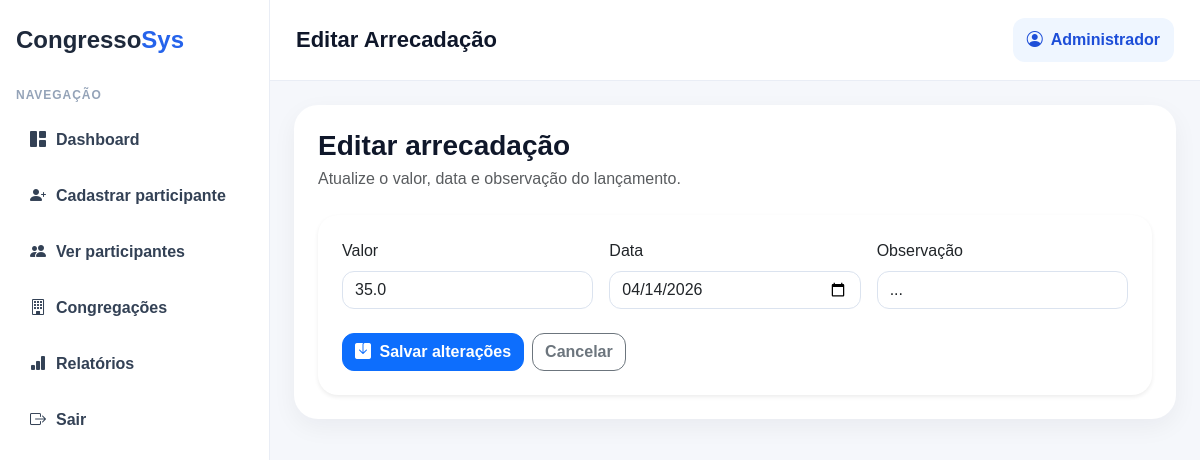
Page /arrecadacoes/1/editar (signed in) on the earlier database version.
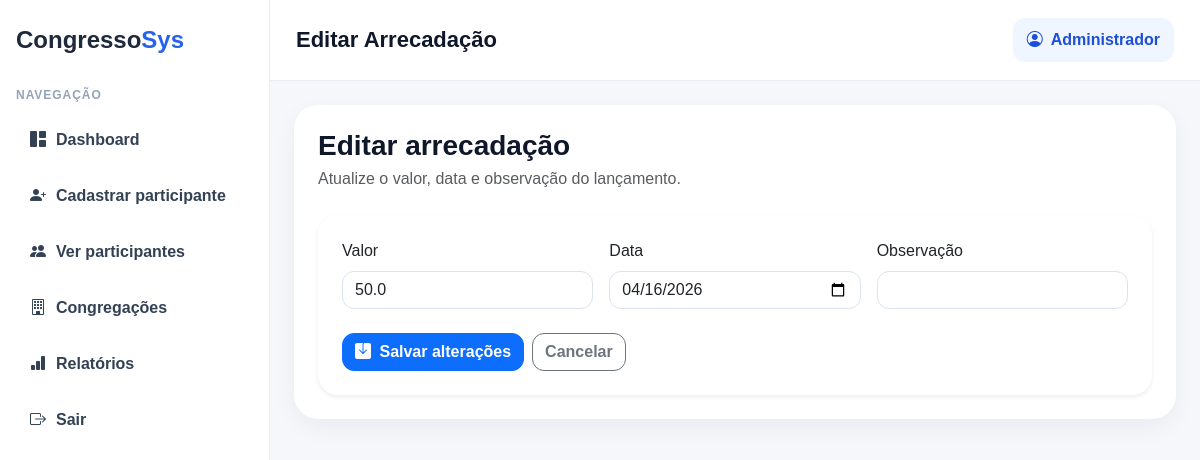
Same page on the later database version.
### tables this page shows
CREATE TABLE arrecadacoes (
            id INTEGER PRIMARY KEY AUTOINCREMENT,
            participante_id INTEGER,
            valor REAL,
            data_lancamento TEXT,
            observacao TEXT,
            FOREIGN KEY (participante_id) REFERENCES participantes(id)
        );

### app.py (the view, shortened to what this page needs)
@app.route("/arrecadacoes/<int:id>/editar", methods=["GET", "POST"])
def editar_arrecadacao(id):
    if "user_id" not in session:
        return redirect("/login")
    conn = get_db()
    arrecadacao = conn.execute("""
        SELECT * FROM arrecadacoes
        WHERE id = ?
    """, (id,)).fetchone()
    if not arrecadacao:
        conn.close()
        return "Registro não encontrado"
    conn.close()
    return render_template("editar_arrecadacao.html", arrecadacao=arrecadacao)

### app.py (called while the page is built)
def get_db():
    conn = sqlite3.connect(DB_PATH)
    conn.row_factory = sqlite3.Row
    return conn

### templates/editar_arrecadacao.html (shortened to what this page needs)
{% extends "base.html" %}
{% block page_title %}Editar Arrecadação{% endblock %}
{% block page_content %}
<div class="mb-4">
    <h3 class="mb-1 fw-bold">Editar arrecadação</h3>
    <p class="text-muted mb-0">Atualize o valor, data e observação do lançamento.</p>
</div>
<div class="card p-4 shadow-sm border-0">
    <form method="POST">
        <div class="row g-3">
            <div class="col-md-4">
                <label class="form-label">Valor</label>
                <input type="number" step="0.01" name="valor" class="form-control" value="{{ arrecadacao.valor }}" required>
            </div>
            <div class="col-md-4">
                <label class="form-label">Data</label>
                <input type="date" name="data_lancamento" class="form-control" value="{{ arrecadacao.data_lancamento }}" required>
            </div>
            <div class="col-md-4">
                <label class="form-label">Observação</label>
                <input type="text" name="observacao" class="form-control" value="{{ arrecadacao.observacao }}">
            </div>
        </div>
        <div class="mt-4 d-flex gap-2">
            <button class="btn btn-primary">
                <i class="bi bi-save-fill me-1"></i> Salvar alterações
            </button>
            <a href="/participantes/{{ arrecadacao.participante_id }}" class="btn btn-outline-secondary">
                Cancelar
            </a>
        </div>
    </form>
</div>
{% endblock %}

Differences in the rows shown:
changed arrecadacoes: valor "35.0" → "50.0"; data_lancamento "04/14/2026" → "04/16/2026"; observacao "..." → (not shown)
